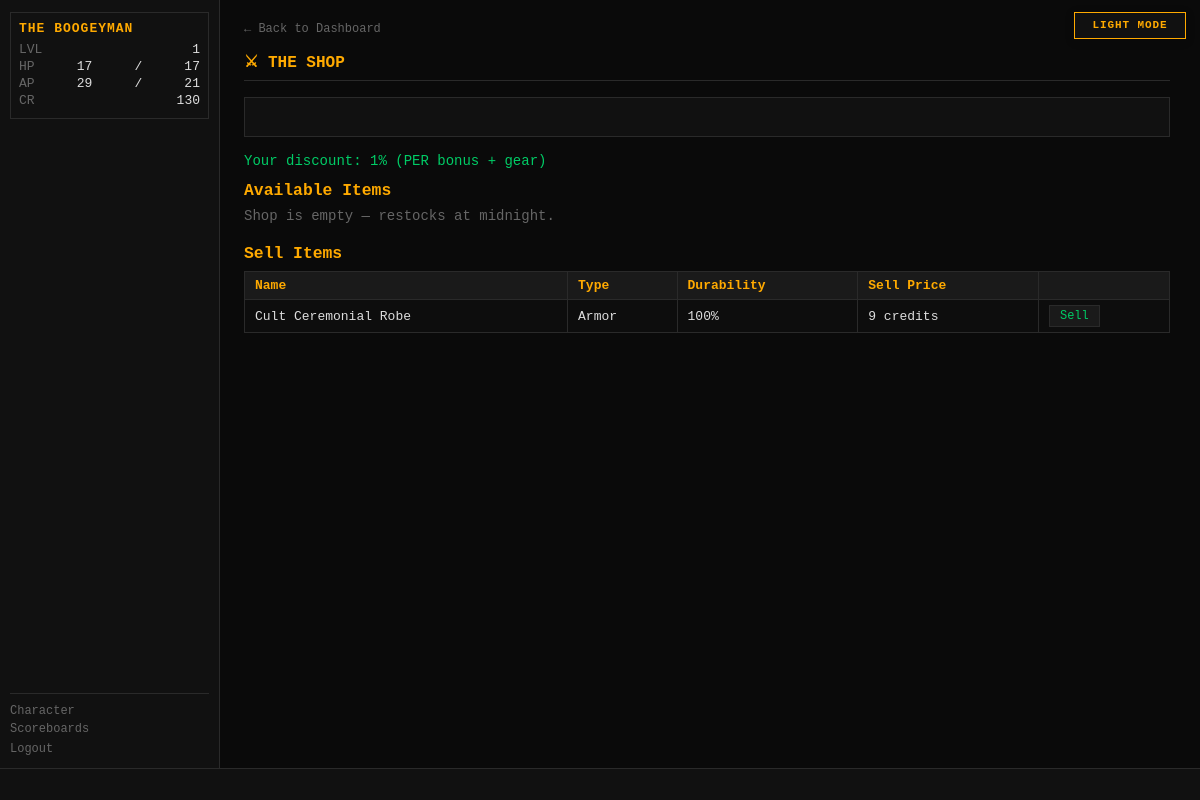
The app's page /shop (signed in) with its own data.
### tables this page shows
CREATE TABLE players (
    id                  INTEGER PRIMARY KEY AUTOINCREMENT,
    username            TEXT    UNIQUE NOT NULL,
    password_hash       TEXT    NOT NULL,
    email               TEXT    UNIQUE NOT NULL,
    character_name      TEXT    NOT NULL,
    sex                 TEXT    NOT NULL,
    class_id            INTEGER REFERENCES classes(id),
    str_stat            INTEGER NOT NULL DEFAULT 1,
    end_stat            INTEGER NOT NULL DEFAULT 1,
    agi_stat            INTEGER NOT NULL DEFAULT 1,
    lck_stat            INTEGER NOT NULL DEFAULT 1,
    per_stat            INTEGER NOT NULL DEFAULT 1,
    level               INTEGER NOT NULL DEFAULT 1,
    xp                  INTEGER NOT NULL DEFAULT 0,
    current_hp          INTEGER NOT NULL,
    current_ap          INTEGER NOT NULL,
    credits             INTEGER NOT NULL DEFAULT 25,
    equipped_weapon_id  INTEGER REFERENCES inventory_items(id),
    equipped_armor_id   INTEGER REFERENCES inventory_items(id),
    equipped_special_id INTEGER REFERENCES inventory_items(id),
    in_combat           INTEGER NOT NULL DEFAULT 0,
    pending_levelup     INTEGER NOT NULL DEFAULT 0,
    combat_preference   TEXT    NOT NULL DEFAULT "Balanced",
    is_banned           INTEGER NOT NULL DEFAULT 0,
    last_login_at       TEXT,
    created_at          TEXT    NOT NULL DEFAULT (datetime('now'))
);

CREATE TABLE armor (
    id              INTEGER PRIMARY KEY AUTOINCREMENT,
    name            TEXT    UNIQUE NOT NULL,
    is_active       INTEGER NOT NULL DEFAULT 1,
    level           INTEGER NOT NULL,
    ac_bonus        INTEGER NOT NULL DEFAULT 0,
    res_blade       INTEGER NOT NULL DEFAULT 0,
    res_blunt       INTEGER NOT NULL DEFAULT 0,
    res_ballistic   INTEGER NOT NULL DEFAULT 0,
    res_energy      INTEGER NOT NULL DEFAULT 0,
    res_arcane      INTEGER NOT NULL DEFAULT 0,
    res_explosive   INTEGER NOT NULL DEFAULT 0,
    res_venom       INTEGER NOT NULL DEFAULT 0,
    str_bonus       INTEGER NOT NULL DEFAULT 0,
    end_bonus       INTEGER NOT NULL DEFAULT 0,
    agi_bonus       INTEGER NOT NULL DEFAULT 0,
    lck_bonus       INTEGER NOT NULL DEFAULT 0,
    per_bonus       INTEGER NOT NULL DEFAULT 0,
    associated_to   TEXT,
    credit_cost     INTEGER NOT NULL,
    drop_chance     REAL    NOT NULL,
    starting_durability INTEGER NOT NULL DEFAULT 100,
    imported_at     TEXT    NOT NULL DEFAULT (datetime('now'))
);

CREATE TABLE inventory_items (
    id                 INTEGER PRIMARY KEY AUTOINCREMENT,
    player_id          INTEGER NOT NULL REFERENCES players(id),
    item_type          TEXT    NOT NULL,
    item_id            INTEGER NOT NULL,
    current_durability INTEGER NOT NULL DEFAULT 100,
    acquired_at        TEXT    NOT NULL DEFAULT (datetime('now')),
    acquired_method    TEXT    NOT NULL
);

### routes/shop.py (the view)
@bp.route("/shop")
def index():
    player   = g.player
    settings = get_all_settings()
    per_discount = math.floor(player["per_stat"] / 2) / 100
    special_discount = _get_special_shop_discount(player)
    max_discount = settings.get("SHOP_DISCOUNT_MAX", cfg.SHOP_DISCOUNT_MAX)
    discount = min(per_discount + special_discount, max_discount)
    listings = _get_listings_with_detail(discount)
    sellable = _get_sellable_items(player)
    return render_template(
        "shop/shop.html",
        listings=listings,
        sellable=sellable,
        discount_pct=int(discount * 100),
        feedback=request.args.get("feedback"),
        error=request.args.get("error"),
    )

### app.py (called while the page is built)
def _context_processor() -> dict:
    player = g.get("player")
    if not player:
        return {}
    return {"player": player, "settings": get_all_settings()}

def _check_auth():
    if request.endpoint in _AUTH_EXEMPT:
        return None
    if not session.get("player_id"):
        return redirect(url_for("auth.login"))
    return None

def _load_player():
    player_id = session.get("player_id")
    if not player_id:
        return None
    player = get_player(player_id)
    if player is None:
        session.clear()
        return redirect(url_for("auth.login"))
    g.player = player
    return None

def _check_levelup():
    if request.endpoint in _LEVELUP_EXEMPT:
        return None
    player = g.get("player")
    if player and player.get("pending_levelup") and not player.get("in_combat"):
        return redirect(url_for("auth.levelup"))
    return None

def _set_blackout_flag():
    settings = get_all_settings()
    blackout_mins = settings.get("MIDNIGHT_BLACKOUT_MINUTES", cfg.MIDNIGHT_BLACKOUT_MINUTES)
    now = datetime.now(timezone.utc)
    minutes_to_midnight = (24 * 60) - (now.hour * 60 + now.minute)
    g.blackout = (minutes_to_midnight <= blackout_mins)

### database.py (called while the page is built)
def get_db() -> sqlite3.Connection:
    if 'db' not in g:
        g.db = sqlite3.connect(
            cfg.DB_PATH,
            detect_types=sqlite3.PARSE_DECLTYPES,
            timeout=10,
        )
        g.db.row_factory = dict_factory
        g.db.execute("PRAGMA foreign_keys = ON")
        g.db.execute("PRAGMA journal_mode = WAL")
    return g.db

def dict_factory(cursor: sqlite3.Cursor, row: tuple) -> dict:
    return {col[0]: val for col, val in zip(cursor.description, row)}

def execute(sql: str, params: tuple = ()) -> list[dict]:
    return get_db().execute(sql, params).fetchall()

def execute_one(sql: str, params: tuple = ()) -> dict | None:
    return get_db().execute(sql, params).fetchone()

### routes/shop.py (called while the page is built, shortened)
def _get_listings_with_detail(discount: float) -> list[dict]:
    rows = execute(
        """SELECT sl.*, sl.id as listing_id
           FROM shop_listings sl
           ORDER BY sl.item_type, sl.listed_at ASC"""
    )
    result = []
    return result

def _get_item_detail(item_type: str, item_id: int) -> dict | None:
    table = {"WEAPON": "weapons", "ARMOR": "armor", "SPECIAL": "special_items"}.get(item_type)
    if not table:
        return None
    return execute_one(f"SELECT * FROM {table} WHERE id = ?", (item_id,))

### templates/shop/shop.html (shortened to what this page needs)
{% extends "base.html" %}
{% block content %}
<div id="page-content">
    <a href="{{ url_for('dashboard.index') }}" class="back-link">← Back to Dashboard</a>
    <h2 class="page-title">⚔ THE SHOP</h2>
    <div id="terminal-output">
    </div>
    {% if discount_pct > 0 %}
    <p class="term-good" style="margin-bottom:12px;">
        Your discount: {{ discount_pct }}% (PER bonus + gear)
    </p>
    {% endif %}
    <h3 style="color:var(--amber);margin-bottom:8px;">Available Items</h3>
    {% if listings %}
    <table>
        <tr>
            <th>Name</th><th>Type</th><th>Level</th><th>Details</th>
            <th>Durability</th><th>Price</th><th></th>
        </tr>
        {% for item in listings %}
        <tr>
            <td>{{ item.name }}</td>
            <td>
                {% if item.item_type == 'WEAPON' %}
                    {{ item.weapon_type }} · {{ item.damage_die }} {{ item.damage_type }}
                {% elif item.item_type == 'ARMOR' %}
                    Armor · AC+{{ item.ac_bonus }}
                {% else %}
                    <span style="color:var(--amber)">★ Special</span>
                {% endif %}
            </td>
            <td>{{ item.level }}</td>
            <td style="font-size:11px;color:var(--grey);">
                {% if item.item_type == 'WEAPON' %}
                    {% if item.str_bonus %}STR+{{ item.str_bonus }} {% endif %}
                    {% if item.agi_bonus %}AGI+{{ item.agi_bonus }} {% endif %}
                {% elif item.item_type == 'ARMOR' %}
                    {% for dtype in ['blade','blunt','ballistic','energy','arcane','explosive','venom'] %}
                        {% if item['res_' + dtype] %}{{ dtype[:3].upper() }}✓ {% endif %}
                    {% endfor %}
                {% endif %}
            </td>
            <td>
                {% if item.durability_at_listing %}
                    {{ item.durability_at_listing }}%
                {% else %}
                    100%
                {% endif %}
            </td>
            <td>
                {% if item.discounted_price < item.price %}
                    <span style="text-decoration:line-through;color:var(--grey)">{{ item.price }}</span>
                    <span class="term-good">{{ item.discounted_price }}</span>
                {% else %}
                    {{ item.price }}
                {% endif %}
            </td>
            <td>
                <form method="POST" action="{{ url_for('shop.buy') }}">
                    <input type="hidden" name="listing_id" value="{{ item.listing_id }}">
                    <button type="submit" class="btn-small">Buy</button>
                </form>
            </td>
        </tr>
        {% endfor %}
    </table>
    {% else %}
    <p style="color:var(--grey)">Shop is empty — restocks at midnight.</p>
    {% endif %}
    <h3 style="color:var(--amber);margin:20px 0 8px;">Sell Items</h3>
    {% if sellable %}
    <table>
        <tr>
            <th>Name</th><th>Type</th><th>Durability</th><th>Sell Price</th><th></th>
        </tr>
        {% for item in sellable %}
        <tr>
            <td>{{ item.name }}</td>
            <td>
                {% if item.item_type == 'SPECIAL' %}
                    <span style="color:var(--amber)">★ Special</span>
                {% else %}
                    {{ item.item_type|title }}
                {% endif %}
            </td>
            <td>{{ item.current_durability }}%</td>
            <td>
                {% if item.sell_price == 0 %}
                    <span style="color:var(--red)">0 credits</span>
                {% else %}
                    {{ item.sell_price }} credits
                {% endif %}
            </td>
            <td>
                <form method="POST" action="{{ url_for('shop.sell') }}"
                      >
                    <button type="submit" class="btn-small {% if item.sell_price == 0 %}danger{% endif %}">
                        Sell
                    </button>
                </form>
            </td>
        </tr>
        {% endfor %}
    </table>
    {% else %}
    <p style="color:var(--grey)">No unequipped items to sell.</p>
    {% endif %}
</div>
{% endblock %}

### templates/base.html (shortened to what this page needs)
<!DOCTYPE html>
<html lang="en">
<head>
    <link rel="stylesheet" href="{{ url_for('static', filename='style.css') }}">
</head>
<body class="{{ 'authenticated' if player else 'auth-page' }} {% block body_class %}{% endblock %}">
<button id="theme-toggle" type="button" aria-label="Switch color theme" aria-pressed="false">
</button>
{% if player %}
<div id="left-col">
    <div id="status-block">
        <div class="status-name">{{ player.character_name }}</div>
        <div class="status-line">
            <span class="label">LVL</span>
            <span id="status-level">{{ player.level }}</span>
        </div>
        <div class="status-line">
            <span class="label">HP</span>
            <span id="status-hp">{{ player.current_hp }}</span>/<span id="status-maxhp">{{ player.max_hp }}</span>
        </div>
        <div class="status-line">
            <span class="label">AP</span>
            <span id="status-ap">{{ player.current_ap }}</span>/<span id="status-maxap">{{ player.max_ap }}</span>
        </div>
        <div class="status-line">
            <span class="label">CR</span>
            <span id="status-credits">{{ player.credits }}</span>
        </div>
    </div>
    <nav id="left-nav">
        <a href="{{ url_for('character.index') }}">Character</a>
        <a href="{{ url_for('scoreboards.index') }}">Scoreboards</a>
        <form action="{{ url_for('auth.logout') }}" method="POST" style="margin:0">
            <button type="submit" class="nav-link-btn">Logout</button>
        </form>
    </nav>
</div>
{% endif %}
<div id="main">
    {% block content %}{% endblock %}
</div>
{% if player %}
<div id="ticker-wrap">
    <div id="ticker">
    </div>
</div>
{% endif %}
</body>
</html>

### static/style.css (style rules this page uses)
:root { --bg: #0a0a0a; --bg-panel: #111111; --bg-input: #1a1a1a; --border: #2a2a2a; --green: #00cc66; --red: #cc2222; --amber: #ffaa00; --blue: #4499ff; --grey: #666666; --white: #dddddd; --dim: #444444; --font: 'Courier New', Courier, monospace; --left-width: 220px; --ticker-h: 32px; }
*, *::before, *::after { box-sizing: border-box; margin: 0; padding: 0; }
html, body { height: 100%; background: var(--bg); color: var(--white); font-family: var(--font); font-size: 14px; overflow: hidden; }
a { color: var(--blue); text-decoration: none; }
#theme-toggle { position: fixed; top: 12px; right: 14px; z-index: 1000; min-width: 112px; padding: 7px 10px; border: 1px solid var(--amber); background: var(--bg-panel); color: var(--amber); font: bold 11px/1 var(--font); letter-spacing: 0.08em; cursor: pointer; box-shadow: 0 2px 10px rgba(0, 0, 0, 0.18); }
#left-col { position: fixed; top: 0; left: 0; width: var(--left-width); height: calc(100vh - var(--ticker-h)); background: var(--bg-panel); border-right: 1px solid var(--border); display: flex; flex-direction: column; padding: 12px 10px; overflow-y: auto; z-index: 10; }
#main { margin-left: var(--left-width); height: calc(100vh - var(--ticker-h)); overflow-y: auto; overflow-x: hidden; scrollbar-gutter: stable; display: flex; flex-direction: column; }
#status-block { border: 1px solid var(--border); padding: 8px; margin-bottom: 14px; }
.status-name { color: var(--amber); font-size: 13px; font-weight: bold; margin-bottom: 6px; text-transform: uppercase; letter-spacing: 1px; }
.status-line { display: flex; justify-content: space-between; margin: 2px 0; font-size: 13px; }
.status-line .label { color: var(--grey); }
#left-nav { margin-top: auto; display: flex; flex-direction: column; gap: 4px; border-top: 1px solid var(--border); padding-top: 10px; }
#left-nav a, .nav-link-btn { color: var(--grey); font-size: 12px; font-family: var(--font); background: none; border: none; cursor: pointer; text-align: left; padding: 0; }
.term-good { color: var(--green); }
#terminal-output { background: var(--bg-panel); border: 1px solid var(--border); padding: 8px 12px; min-height: 40px; font-size: 13px; margin-bottom: 16px; }
#ticker-wrap { position: fixed; bottom: 0; left: 0; right: 0; height: var(--ticker-h); background: var(--bg-panel); border-top: 1px solid var(--border); overflow: hidden; z-index: 20; display: flex; align-items: center; }
#ticker { white-space: nowrap; color: var(--dim); font-size: 12px; padding-left: 100%; animation: ticker-scroll 60s linear infinite; }
#page-content { padding: 20px 24px; overflow-y: auto; height: 100%; }
.page-title { color: var(--amber); font-size: 16px; margin-bottom: 16px; border-bottom: 1px solid var(--border); padding-bottom: 8px; }
.back-link { color: var(--grey); font-size: 12px; display: inline-block; margin-bottom: 16px; }
table { width: 100%; border-collapse: collapse; font-size: 13px; margin-bottom: 16px; }
th { background: var(--bg-input); color: var(--amber); padding: 6px 10px; text-align: left; border: 1px solid var(--border); }
td { padding: 5px 10px; border: 1px solid var(--border); color: var(--white); vertical-align: middle; }
tr:nth-child(even) td { background: #0d0d0d; }
.btn-small { background: var(--bg-input); color: var(--green); border: 1px solid var(--border); padding: 3px 10px; font-family: var(--font); font-size: 12px; cursor: pointer; }

### records on screen
players: character_name "THE BOOGEYMAN", level "1", current_hp "17", current_ap "29", credits "130"
armor: name "Cult Ceremonial Robe"
inventory_items: item_type "Armor"

### other values on screen
{{ player.max_hp }} "17"
{{ player.max_ap }} "21"
{{ discount_pct }} "1"
{{ item.current_durability }} "100"
{{ item.sell_price }} "9"
